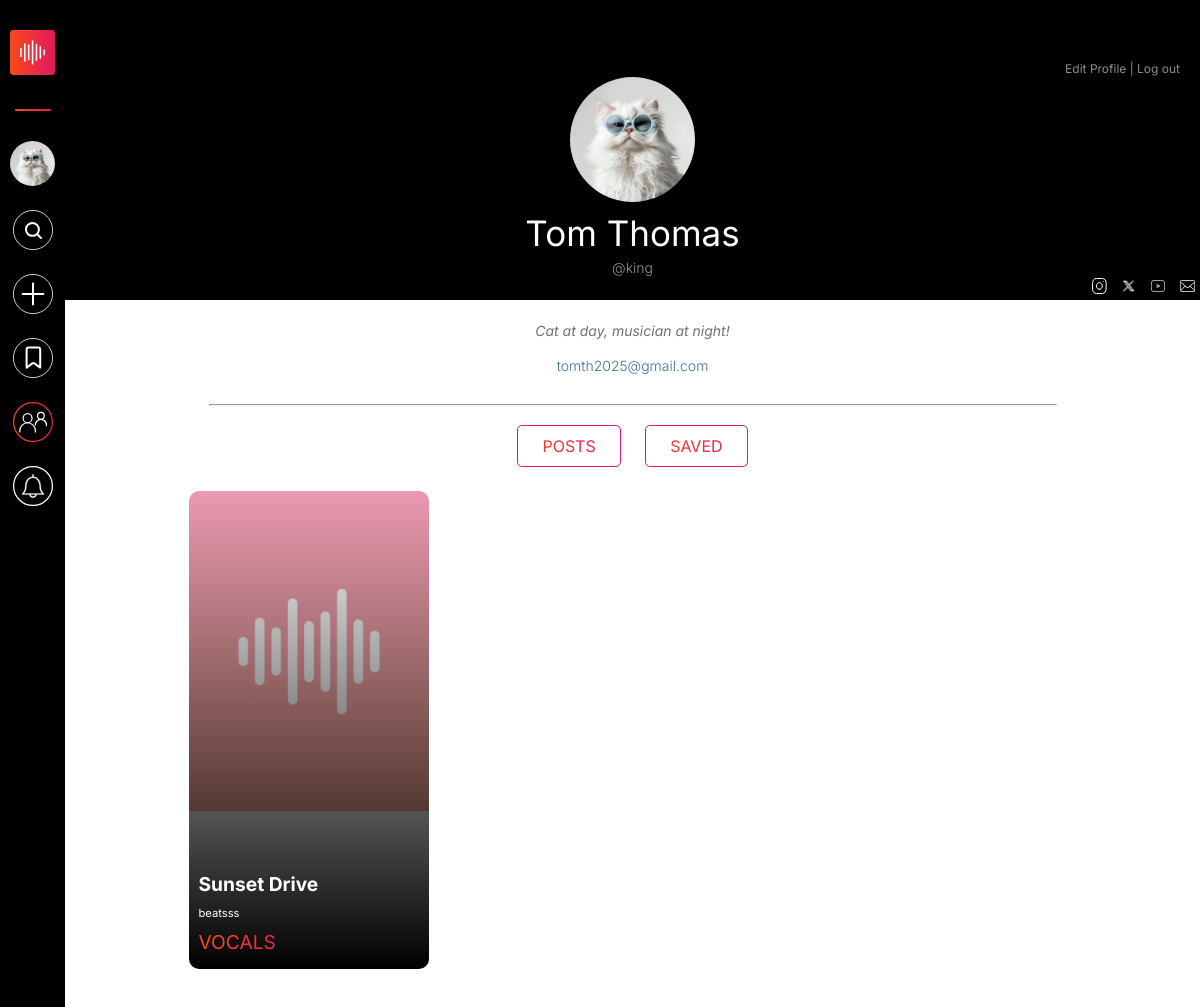
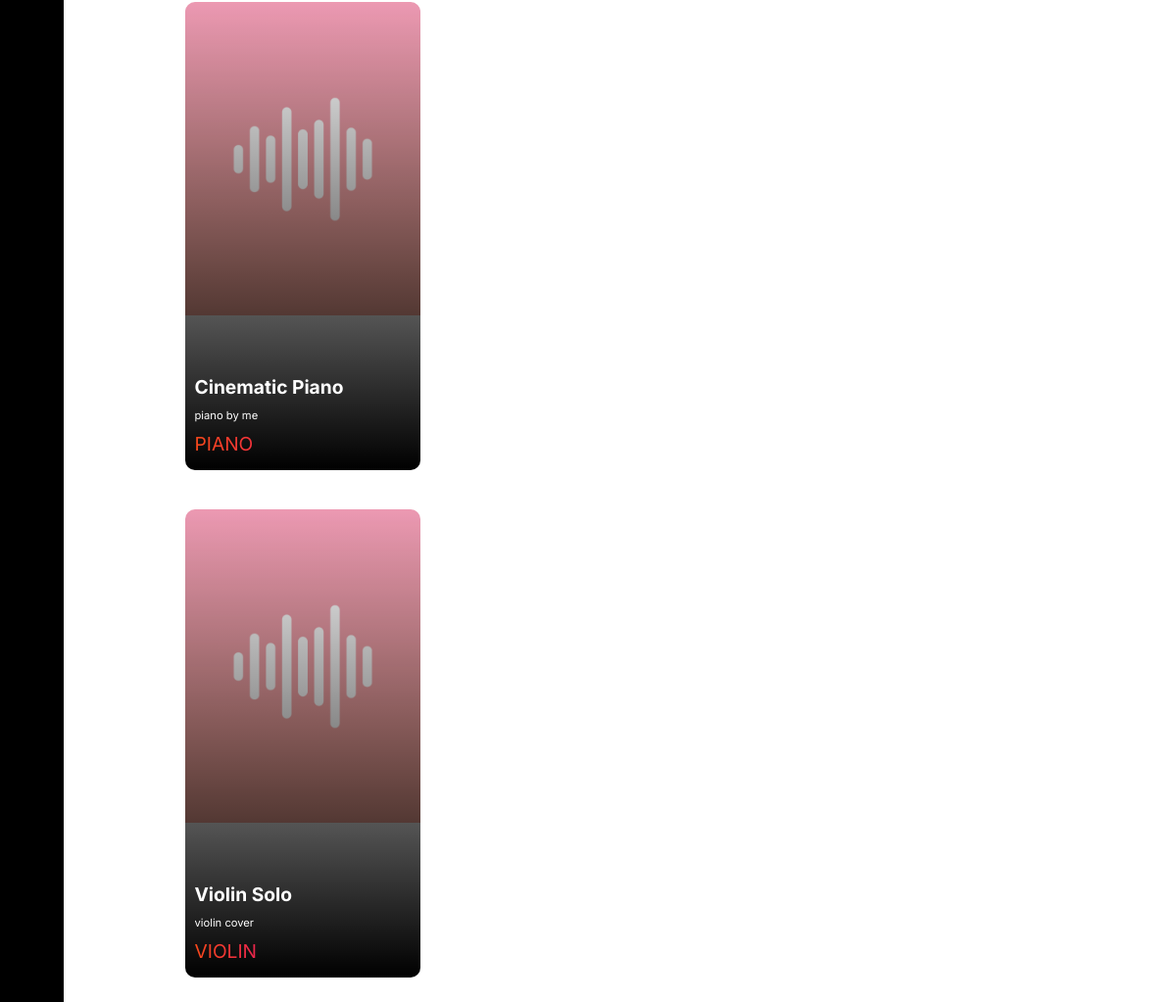
/my-profile-old (signed in), run on the app's committed database (2 pictures, top to bottom).
### users/models.py (models this page shows, shortened)
class profiledatadb(models.Model):
    username=models.CharField(primary_key=True,max_length=25,unique=True)
    password = models.CharField(max_length=15)
    firstname=models.CharField(max_length=30)
    lastname=models.CharField(max_length=30)
    email = models.EmailField()
    profile_picture = models.ImageField(upload_to='media/Profiles')
    user_bio=models.TextField()
    phone=models.IntegerField(null=True)
    timestamp=models.DateTimeField(auto_now_add=True,null=True)
    insta=models.URLField(max_length=200,blank=True,null=True)
    yout=models.URLField(max_length=200,blank=True,null=True)
    twit=models.URLField(max_length=200, blank=True,null=True)
    followers = models.ManyToManyField(User, related_name="following", blank=True)

class postdb(models.Model):
    pid=models.UUIDField(primary_key=True,max_length=10,default=uuid.uuid4)
    username=models.ForeignKey(to=profiledatadb,on_delete=models.CASCADE)
    media=models.FileField(upload_to='media/Posts')
    media_thumbnail=models.FileField(upload_to='media/Thumbnails',default=None,blank=True,null=True)
    caption=models.CharField(max_length=30)
    descr=models.TextField()
    langu=models.CharField(max_length=15,default="English")
    mediatype=models.CharField(max_length=15,blank=True)
    location=models.CharField(max_length=15)
    likes=models.IntegerField(default=0)
    media_format=models.CharField(max_length=20, blank=True)
    timestamp = models.DateTimeField(auto_now=True)
    collaborated_owners = models.ManyToManyField(User, through="collaborators_table")
    isCollaborated = models.BooleanField(default=False)
    collaboration = models.UUIDField(default=None,blank=True,null=True)
    flagged = models.BooleanField(default=False)  # 0 = Not Flagged, 1 = Flagged
    flag_counter = models.IntegerField(default=0)  # Tracks offensive/explicit content reports
    reported_users = models.ManyToManyField(User, blank=True, related_name="reported_posts")
    is_private = models.BooleanField(default=False)

### users/views.py (the view)
# urls.py: path('my-profile-old', views.profile_fpv, name = 'my-profile-old'),
def profile_fpv(request):
    try:
        user=request.user.username
        userBioCollect = profiledatadb.objects.get(username=user)
        post=postdb.objects.filter(username=user)
        context={
            'user': userBioCollect,
            'post':post,
        }
    except profiledatadb.DoesNotExist:
        user = None
    return render(request, 'profile-fpv.html',context)

### templates/profile-fpv.html (shortened to what this page needs)
{% extends 'base.html' %}
{% load static %}
{% block additional_css %}
<link rel="stylesheet" href="{% static 'css/profile-page-style.css' %}">
{% endblock %}
{% block content %}
<div class="header">
    {% if user %}
    <div class="edit-logout">
        <a class="e-l-buttons" href="{% url 'editprofile' %}">Edit Profile</a><span> | </span>
        <a class="e-l-buttons" href="{% url 'signout' %}" id="logout">Log out</a>
    </div>
            <img src= '{{user.profile_picture.url}}' alt="{{user.firstname}}'s profile picture" class="imgcenter"/>
            <p id="profile-name">{{ user.firstname }}<span>  </span>{{ user.lastname }}</p>
            <p id="user-name-id"><span class="username">@{{ user.username }}</span></p>
            <div class="socials">
                <a href="{{ user.insta }}"><img src="{% static 'images/instagram.svg' %}" alt="" height="20px" width="20px"></a>
                <a href="{{ user.twit }}"><img src="{% static 'images/twitter.svg' %}" alt="" height="20px" width="20px"></a>
                <a href="{{ user.yout }}"><img src="{% static 'images/youtube.svg' %}" alt="" height="20px" width="20px"></a>
                <a href="mailto:{{ user.email }}"><img src="{% static 'images/mail.svg' %}" alt="" height="20px" width="20px"></a>
            </div>
        </div>
        <div class="body">
            <div class="profile-info">
                <p id="desc">
                    {{ user.user_bio }}
                </p>
                <a href="" class="mailbio">{{ user.email }}</a>
            </div>
    {% endif %}
<hr style="margin: 30px;">
<div id="profile-content-controller-posts">{% include 'posts.html'  %}</div>
</div>
{% endblock %}

### templates/base.html (shortened to what this page needs)
{% load static %}
<!DOCTYPE html>
<html lang="en">
<head>
    <link rel="stylesheet" href="{% static 'css/base-file.css' %}">
    <link rel="stylesheet" href="{% static 'css/loader.css' %}">
    {% block additional_css %}{% endblock %}
</head>
<body>
    {% if user %}
    <div class="main-docker">
        <div class="nav-section-web">
            <nav class="navigation-controlling-deck" id="navigation-controlling-deck">
                <a href="{% url 'home' %}"><img class="navbar-control-icons" id="navbar-main-logo" src="{% static 'images/Sounz_logo.svg' %}" alt="Sounz logo"></a>
                <div id="nav-separator"></div>
                {% if user.profile_picture.url %}
                    <a href="{% url 'my-profile' %}"><img class="navbar-control-icons" id="navbar-user-profile-pic" src="{{user.profile_picture.url}}" alt="" width="10px" height="40px"></a>
                {% endif %}
                <a href="{% url 'search' %}"><img id="search-icon" class="navbar-control-icons" src="{% static 'images/Search button.svg' %}" alt="Search icon"></a>
                <a href="{% url 'upload' %}"><img class="navbar-control-icons" src="{% static 'images/upload-white.svg' %}" alt="Upload icon"></a>
                <a href="{% url 'my-profile' %}?section=saved"><img class="navbar-control-icons" src="{% static 'images/save.svg' %}" alt="Save icon"></a>
                <a onclick="toggleCollabMenu('web')"><img class="navbar-control-icons" src="{% static 'images/collab_nav.svg' %}" alt="Collab icon"></a>
                <a href="{% url 'notifications' %}"><img class="navbar-control-icons" src="{% static 'images/notifications.svg' %}" alt="notification icon"></a>
            </nav>
        </div>
        <div class="web-collab-list" id="collabMenu">
        </div>
    <div class="web-collab-list" id="collabMenu">
        </div>
        <div class="export-htmls" id="export-htmls" style="display: none;">
            {% block content %}
            {% endblock %}
        </div>
    </div>
    {% endif %}
</body>
</html>

### templates/posts.html
{% load static %}
<head>
    <link rel="stylesheet" href="{% static 'css/profile-page-style.css' %}">
</head>
<div class="buttons">
    <a href="#" type="button" class="profile-content-buttons post-button">Posts</a>
    <a href="{% url 'nav-saved' %}" type="button" class="profile-content-buttons" id="savedbutton">Saved</a>
</div>
<div class="posts">
    {% if post %}
        {% for p in post %}
        <a style="margin: 20px 10px;" href="{% url 'sh-media' %}?pid={{p.pid}}">
            <div class="thumbnail-container">
                {% if p.media_thumbnail %}
                                    <img src="{{ p.media_thumbnail.url }}" alt="" class="post-thumbnail">
                                {% else %}
                                    {% if p.media_format == "Audio" %}
                                        <img src="{% static 'images/9_16 Audio.png' %}" alt="" class="post-thumbnail" >
                                    {% elif p.media_format == "Video" %}
                                        <img src="{% static 'images/9_16 Video.png' %}" alt="" class="post-thumbnail">
                                    {% endif %}
                                {% endif %}
                <video><source src="{{ p.media }}"></video>
                <div class="gradient-overlay">
                    <div class="padding-controll">
                        <h2 class="video-caption">{{ p.caption}}</h2>
                        <p class="video-description">{{ p.descr }}</p>
                        <p class="instrument-used">{{ p.mediatype }}</p>
                    </div>
                </div>
            </div>
        </a>
        {% endfor %}
    {% else %}
    <div id="profile-content-controller-nomedia" style="display: block; width: 100%;">{% include 'content-404.html'  %}</div>
    {% endif %}
</div>

### static/css/base-file.css (style rules this page uses)
* { margin: 0; padding: 0; min-width: 0; min-height: 0; box-sizing: border-box; }
html, body { margin: 0; padding: 0; height: 100%; font-family: "Inter", sans-serif; font-optical-sizing: auto; font-weight: normal; font-style: normal; font-variation-settings: "slnt" 0; }
.main-docker { min-height: 100%; display: flex; flex-direction: row; }
.nav-section-web { width: fit-content; background-color: black; position: fixed; top: 0; height: 100%; max-width: 65px; z-index: 99999; }
#navigation-controlling-deck { display:flex; flex-direction: column; flex-wrap: wrap; align-items: center; padding: 20px 10px; }
img.navbar-control-icons { width: 40px; margin: 10px 0; cursor: pointer; }
img#navbar-main-logo { width: 45px; }
img#navbar-user-profile-pic { width: 45px; height: 45px; border-radius: 50%; aspect-ratio: 8 / 8; object-fit: cover; }
#nav-separator { width: 80%; margin: 20px 0; height: 2px; border-radius: 10px; background-image: linear-gradient(90deg, rgba(248, 73, 27, 1) 0%, rgba(241, 47, 63, 1) 50%, rgba(220, 24, 96, 1) 100%); }
.export-htmls { flex: 1; margin-left: 65px; width: 100%; }
.web-collab-list { position: fixed; top: 0; left: -27%; width: 22%; height: 100%; margin-left: 65px; background-color: #000000c9; z-index: 997; backdrop-filter: blur(30px); padding: 10px; padding-top: 40px; transition: transform 0.4s ease, left 0.4s ease; }

### static/css/profile-page-style.css (style rules this page uses)
.imgcenter { margin-left: auto; margin-right: auto; width: 125px; aspect-ratio: 1; border-radius: 50%; object-fit: cover; }
.header { background-color: #000; color: #fff; text-align: center; height: 300px; width: 100%; display: flex; flex-direction: column; justify-content: flex-end; align-items: center; flex-wrap: wrap; }
p#profile-name { margin: 0px; font-size: 35px; padding: 10px 0 5px 0; }
p#user-name-id { margin: 0; color: #969696; font-size: 14px; font-weight: 300; }
.socials { margin-left: 90%; }
.body { text-align: center; padding: 5px 10%; }
p#desc { color: #707070; font-size: 14px; line-height: 1.6; font-style: italic; margin: 15px 0px; }
.profile-info { display: flex; flex-direction: column; justify-content: center; align-items: center; }
.mailbio { font-size: 14px; font-weight: 300; color: #3d729f; text-decoration: none; position: relative; display: inline-block; }
.mailbio::after { content: ""; position: absolute; left: 0; bottom: 0; height: 1px; width: 100%; opacity: 0; background-color: #3d729f; transition: opacity 0.3s ease-in-out; }
.edit-logout { margin-left: auto; padding-right: 20px; }
.e-l-buttons, .edit-logout > span { text-decoration: none; color: #8b8b8b; font-size: 12px; }
.profile-content-buttons { padding: 10px 24px; margin: 0 10px; background-image: linear-gradient(90deg, rgba(248, 73, 27, 1) 0%, rgba(241, 47, 63, 1) 50%, rgba(220, 24, 96, 1) 100%); -webkit-background-clip: text; background-clip: text; color: transparent; border: 1px solid rgba(226, 28, 102, 1); border-radius: 5px; font-size: 16px; width: 18%; min-width: max-content; cursor: pointer; text-decoration: none; text-transform: uppercase; }
.posts { display: flex; flex-direction: column; color: #fff; padding-top: 15px; justify-content: flex-start; }
.post-thumbnail { width: 100%; object-fit: cover; aspect-ratio: 450 / 600; }
.thumbnail-container { position: relative; max-width: 15em; border-radius: 10px; overflow: hidden; flex: 1 1 calc(25% - 20px); }
.gradient-overlay { position: absolute; bottom: 0; width: 100%; height: 100%; background: linear-gradient(to top, black, transparent); display: flex; flex-direction: column; justify-content: flex-end; color: white; align-items: flex-start; }
.padding-controll { padding: 0 10px 15px 10px; text-align: start; }
.video-caption { font-size: 1.2em; margin: 0; text-transform:capitalize; text-overflow: ellipsis; -webkit-box-orient: vertical; display: -webkit-box; -webkit-line-clamp: 1; overflow: hidden; }
.video-caption::first-letter { text-transform: uppercase; }
.video-description { font-size: 0.7em; margin: 10px 0; text-overflow: ellipsis; -webkit-box-orient: vertical; display: -webkit-box; -webkit-line-clamp: 3; overflow: hidden; }
.instrument-used { font-size: 1.2em; background-image: linear-gradient(90deg, rgba(248, 73, 27, 1) 0%, rgba(241, 47, 63, 1) 50%, rgba(220, 24, 96, 1) 100%); -webkit-background-clip: text; background-clip: text; color: transparent; margin: 0; text-overflow: ellipsis; max-width: 90%; overflow: hidden; text-transform: uppercase; }

### data on the page
profiledatadb: profile_picture (picture), firstname "Tom", lastname "Thomas", username "king", user_bio "Cat at day, musician at night!", email "tomth2025@gmail.com"
postdb: caption "Sunset Drive", descr "beatsss"
postdb: caption "Cinematic Piano", descr "piano by me"
postdb: caption "Violin Solo", descr "violin cover"
